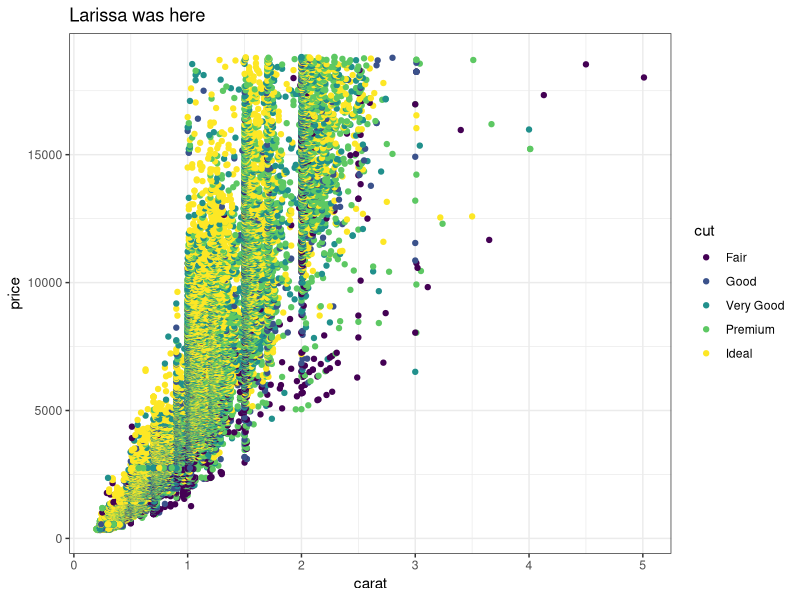
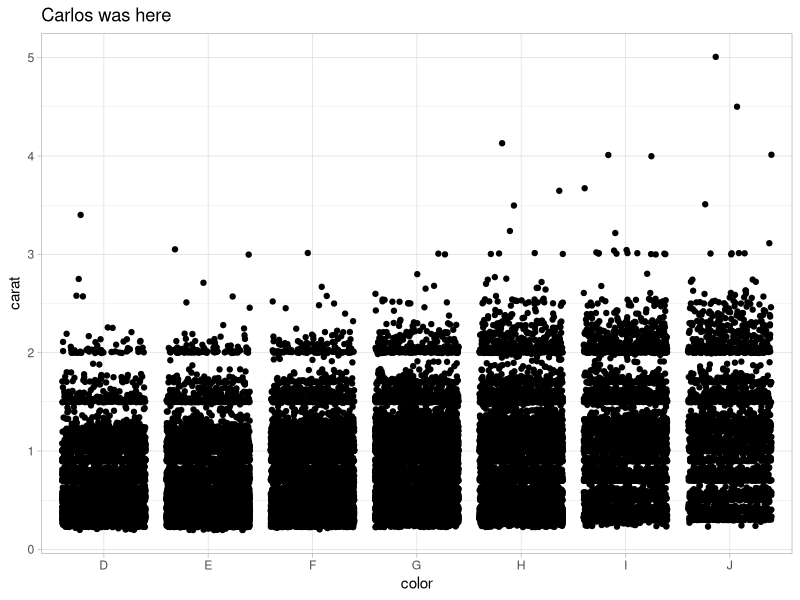
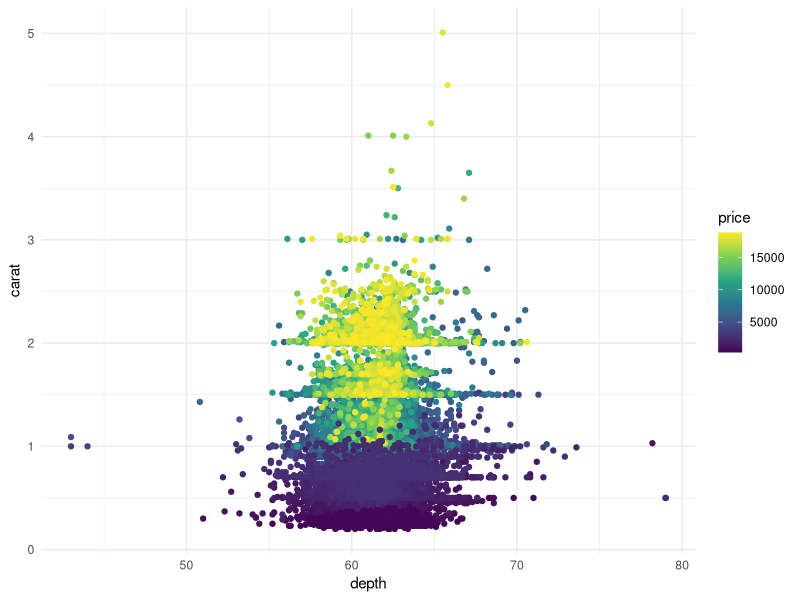
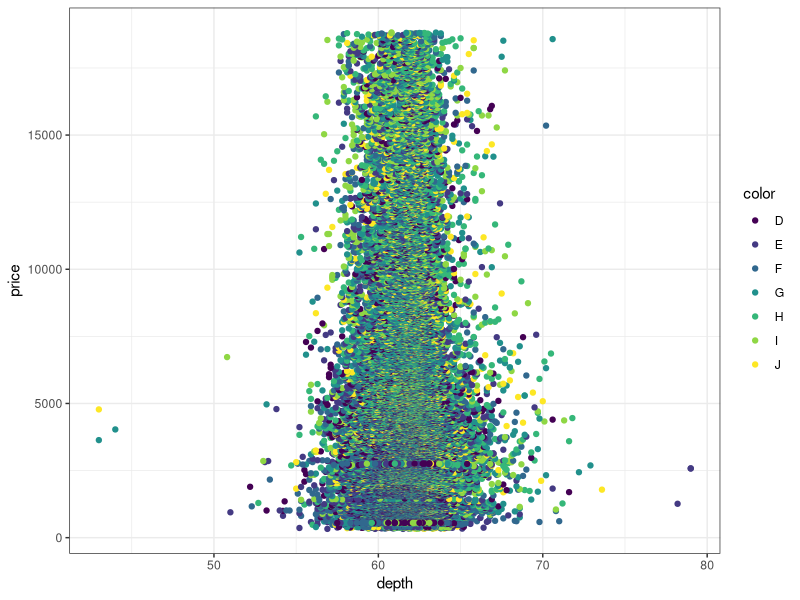

R code for these plots, in order:
## ---- chunk 1
knitr::opts_chunk$set(echo = TRUE)
library(tidyverse)
## ---- chunk 2
# Partner 1: 
# Run the code below to see the original graph
# Change the code below to make the point color change based on 'cut', and update the theme to theme_bw(). Update the title to include your first name. 

ggplot(data = diamonds, aes(x = carat, y = price)) +
  geom_point(aes(color = cut)) +
  theme_bw() +
  labs(title = "Larissa was here")
## ---- chunk 3
# Partner 2: 
# Run the code below to see the original graph
# Change the code below to make the geom a geom_jitter, and update the theme to theme_light. Update the title to include your first name. 

ggplot(data = diamonds, aes(x = color, y = carat)) +
  geom_jitter() +
  theme_light() +
  labs(title = "Carlos was here")
## ---- chunk 4

ggplot(data = diamonds, aes(x = depth, y = carat)) +
  geom_point(aes(color = price)) +
  scale_color_viridis_c() +
  theme_minimal()

## ---- chunk 5
ggplot(data = diamonds, aes(x = depth, y = price)) +
  geom_point(aes(color = color)) +
  theme_bw()
